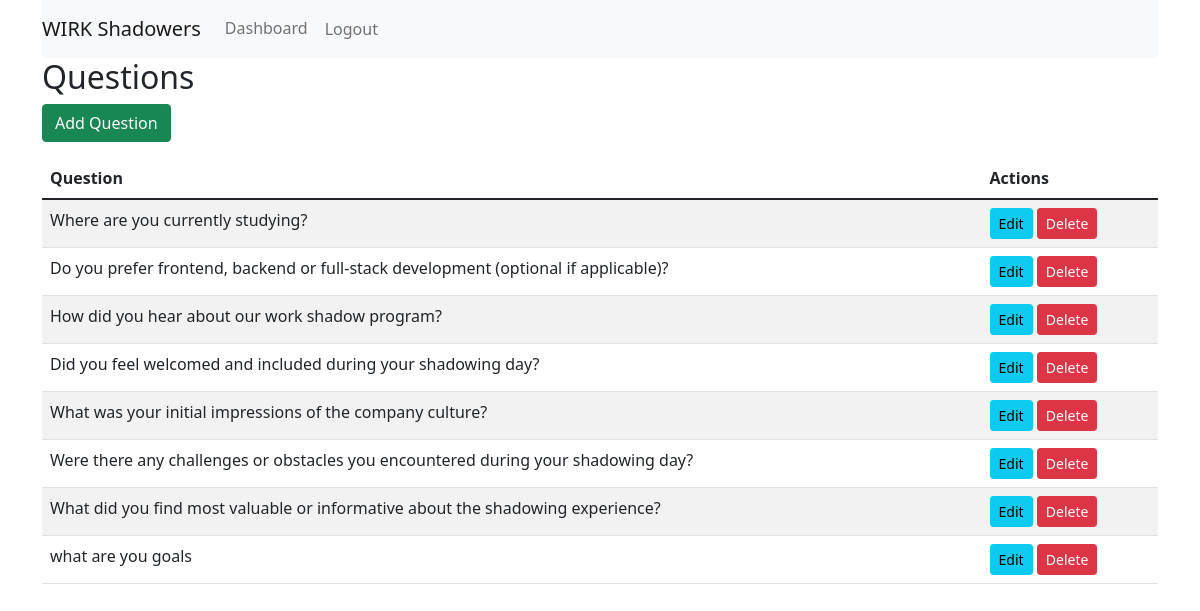
The app's page /feedback/questions/ (signed in) with its own data.
### feedback/models.py (models this page shows, shortened)
class Question(models.Model):
    question_text = models.CharField(max_length=255)

### feedback/views.py (the view)
# urls.py: path('questions/', views.question_list, name='question_list'),
@login_required
def question_list(request):
    questions = Question.objects.all()
    return render(request, 'feedback/question_list.html', {'questions': questions})

### feedback/templates/feedback/question_list.html (shortened to what this page needs)
{% extends 'feedback/base.html' %}
{% block content %}
    <h2>Questions</h2>
    <a href="{% url 'add_question' %}" class="btn btn-success mb-3">Add Question</a>
    <table class="table table-striped">
        <thead>
            <tr>
                <th>Question</th>
                <th>Actions</th>
            </tr>
        </thead>
        <tbody>
            {% for question in questions %}
                <tr>
                    <td>{{ question.question_text }}</td>
                    <td>
                        <a href="{% url 'edit_question' question.id %}" class="btn btn-info btn-sm">Edit</a>
                        <form action="{% url 'delete_question' question.id %}" method="post" style="display:inline;">
                            <button type="submit" class="btn btn-danger btn-sm" onclick="return confirm('Are you sure you want to delete this question?');">Delete</button>
                        </form>
                    </td>
                </tr>
            {% endfor %}
        </tbody>
    </table>
{% endblock %}

### feedback/static/css/styles.css (style rules this page uses)
body { background-color: #f4f6f9; font-family: 'Arial', sans-serif; margin: 0; padding: 0; }

### records on screen
Question: question_text "Where are you currently studying?"
Question: question_text "Do you prefer frontend, backend or full-stack development (optional if applicable)?"
Question: question_text "How did you hear about our work shadow program?"
Question: question_text "Did you feel welcomed and included during your shadowing day?"
Question: question_text "What was your initial impressions of the company culture?"
Question: question_text "Were there any challenges or obstacles you encountered during your shadowing day?"
Question: question_text "What did you find most valuable or informative about the shadowing experience?"
Question: question_text "what are you goals"
